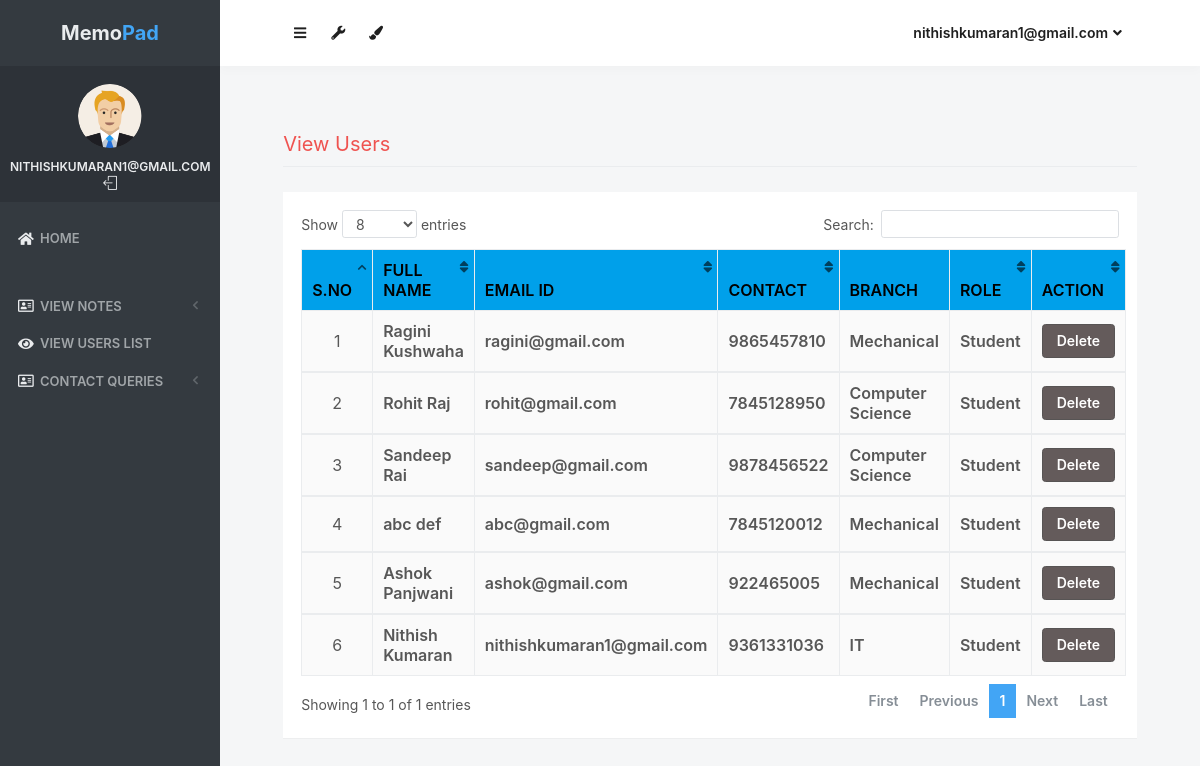
The page /view_users (signed in) on the database its author committed.
### notes/models.py (models this page shows, shortened)
class Signup(models.Model):
    user = models.ForeignKey(User,on_delete=models.CASCADE)
    contact = models.CharField(max_length=10)
    branch = models.CharField(max_length=30)
    role = models.CharField(max_length=15)

### notes/views.py (the view)
# urls.py: path('view_users', view_users, name='view_users'),
def view_users(request):
    if not request.user.is_authenticated:
        return redirect('login_admin')
    users = Signup.objects.all()
    d = {'users':users}
    return render(request,'view_users.html',d)

### notes/templates/view_users.html (shortened to what this page needs)
{% load static %}
<html lang="en" class="no-focus">
    <head>
        <link rel="stylesheet" href="{% static 'js/plugins/datatables/dataTables.bootstrap4.min.css' %}">
        <link rel="stylesheet" id="css-main" href="{% static 'css1/codebase.min.css' %}">
    </head>
    <body>
        <div id="page-container" class="sidebar-o sidebar-inverse side-scroll page-header-fixed main-content-narrow">
         {% include "sidebar.html" %}
            {% include "admin_nav.html" %}
            <main id="main-container">
                <div class="content">
                    <h2 class="content-heading text-danger">View Users</h2>
                    <div class="block">
                        <div class="block-content block-content-full">
                            <table class="table table-bordered table-striped table-vcenter js-dataTable-full-pagination" style="width:100%">
                                <thead class="text-black" style="background-color : #00a0ea;">
                                    <tr>
                                        <th class="text-center">S.No</th>
                                        <th class="d-none d-sm-table-cell">Full Name</th>
                                        <th class="d-none d-sm-table-cell">Email ID</th>
                                        <th class="d-none d-sm-table-cell">Contact</th>
                                        <th class="d-none d-sm-table-cell">Branch</th>
                                        <th class="d-none d-sm-table-cell">Role</th>
                                        <th class="d-none d-sm-table-cell" style="width: 15%;">Action</th>
                                    </tr>
                                </thead>
                                {% for i in users %}
                                <tbody>
                                    <tr>
                                        <td class="text-center">{{forloop.counter}}</td>
                                        <td class="font-w600">{{i.user.first_name}} {{i.user.last_name}}</td>
					                    <td class="font-w600">{{i.user.username}}</td>
					                    <td class="font-w600">{{i.contact}}</td>
					                    <td class="font-w600">{{i.branch}}</td>
					                    <td class="font-w600">{{i.role}}</td>
					                    <td class="font-w600"><a href="{% url 'delete_users' i.user.id %}" class="btn btn-danger" onclick="return confirm('Are your sure to Delete ?')">Delete</a></td>
					                </tr>
                                        {% endfor %}
                                </tbody>
                            </table>
                        </div>
                    </div>
                </div>
            </main>
        </div>
 <link rel="stylesheet" href="https://use.fontawesome.com/releases/v5.6.3/css/all.css">
    </body>
</html>

### notes/templates/sidebar.html (shortened to what this page needs)
{% load static %}
   <nav id="sidebar">
                <div id="sidebar-scroll">
                    <div class="sidebar-content">
                        <div class="content-header content-header-fullrow px-15">
                            <div class="content-header-section text-center align-parent sidebar-mini-hidden">
                                <div class="content-header-item">
                                    <a class="link-effect font-w700" href="{% url 'admin_home' %}">
                                           <span class="font-size-xl text-dual-primary-dark">Memo</span><span class="font-size-xl text-primary">Pad</span>
                                    </a>
                                </div>
                            </div>
                        </div>
                        <div class="content-side content-side-full content-side-user px-10 align-parent">
                            <div class="sidebar-mini-hidden-b text-center">
                                <a class="img-link" href="be_pages_generic_profile.html">
                                    <img class="img-avatar" src="{% static 'img/avatars/user1.png' %}" alt="">
                                </a>
                                <ul class="list-inline mt-10">
                                    <li class="list-inline-item">
                                        <a class="link-effect text-dual-primary-dark font-size-xs font-w600 text-uppercase" href="{% url 'admin_home' %}">{{ request.user.username }}</a>
                                    </li>
                                    <li class="list-inline-item">
                                        <a class="link-effect text-dual-primary-dark" href="{% url 'logout' %}">
                                            <i class="si si-logout"></i>
                                        </a>
                                    </li>
                                </ul>
                            </div>
                        </div>
                        <div class="content-side content-side-full">
                            <ul class="nav-main">
                                <li class="open">
                                    <a href="{% url 'admin_home' %}"><i class="fas fa-home"></i><span class="sidebar-mini-hide">Home</span></a>
                                </li>
                                <li class="nav-main-heading"><span class="sidebar-mini-visible">UI</span></li>
                                <li>
                                    <a class="nav-submenu" data-toggle="nav-submenu"><i class="far fa-address-card"></i>View Notes</a>
                                </li>
                                <li>
                                    <a  href="{% url 'view_users' %}"><i class="fas fa-eye"></i><span class="sidebar-mini-hide">View Users list</span></a>
                                </li>
                                <li>
                                    <a class="nav-submenu" data-toggle="nav-submenu"><i class="far fa-address-card"></i>Contact Queries</a>
                                </li>
                           </ul>
                        </div>
                    </div>
                </div>
            </nav>

### notes/templates/admin_nav.html (shortened to what this page needs)
{% load static %}
            <header id="page-header">
                <div class="content-header">
                    <div class="content-header-section">
                        <button type="button" class="btn btn-circle btn-dual-secondary" data-toggle="layout" data-action="sidebar_toggle">
                            <i class="fa fa-navicon"></i>
                        </button>
                        <div class="btn-group" role="group">
                            <button type="button" class="btn btn-circle btn-dual-secondary" id="page-header-options-dropdown" data-toggle="dropdown" aria-haspopup="true" aria-expanded="false">
                                <i class="fa fa-wrench"></i>
                            </button>
                        </div>
                        <div class="btn-group" role="group">
                            <button type="button" class="btn btn-circle btn-dual-secondary" id="page-header-themes-dropdown" data-toggle="dropdown" aria-haspopup="true" aria-expanded="false">
                                <i class="fa fa-paint-brush"></i>
                            </button>
                        </div>
                    </div>
                    <div class="content-header-section">
                        <div class="btn-group" role="group">
                            <button type="button" class="btn btn-rounded btn-dual-secondary" id="page-header-user-dropdown" data-toggle="dropdown" aria-haspopup="true" aria-expanded="false">
                                {{ request.user.username}}<i class="fa fa-angle-down ml-5"></i>
                            </button>
                        </div>
                    </div>
                </div>
            </header>

### rows shown on the page
Signup: user.first_name "Ragini", user.last_name "Kushwaha", user.username "ragini@gmail.com", contact "9865457810", branch "Mechanical", role "Student"
Signup: user.first_name "Rohit", user.last_name "Raj", user.username "rohit@gmail.com", contact "7845128950", branch "Computer Science", role "Student"
Signup: user.first_name "Sandeep", user.last_name "Rai", user.username "sandeep@gmail.com", contact "9878456522", branch "Computer Science", role "Student"
Signup: user.first_name "abc", user.last_name "def", user.username "abc@gmail.com", contact "7845120012", branch "Mechanical", role "Student"
Signup: user.first_name "Ashok", user.last_name "Panjwani", user.username "ashok@gmail.com", contact "922465005", branch "Mechanical", role "Student"
Signup: user.first_name "Nithish", user.last_name "Kumaran", user.username "nithishkumaran1@gmail.com", contact "9361331036", branch "IT", role "Student"

### other values the page prints
{{ request.user.username }} "NITHISHKUMARAN1@GMAIL.COM"
{{ request.user.username }} "nithishkumaran1@gmail.com"
